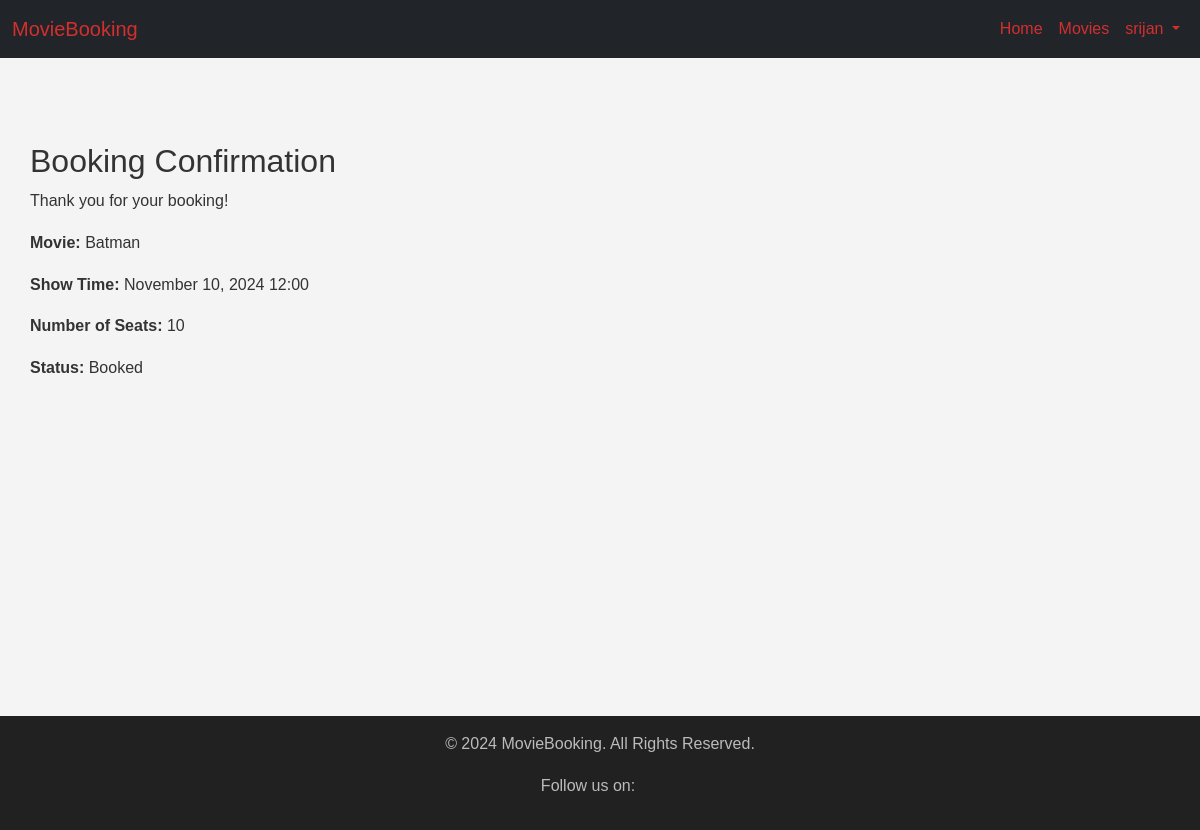
Page /booking-confirmation/1/ (signed in) on the committed database.
### users/models.py (models this page shows)
class CustomUser(AbstractUser):
    USER_TYPE_CHOICES = (
        ("customer", "Customer"),
        ("theatre", "Theatre"),
        ("superadmin", "Superadmin"),
    )
    user_type = models.CharField(choices=USER_TYPE_CHOICES, max_length=255)
    USERNAME_FIELD = "username"

### ticketbooking/models.py (models this page shows, shortened)
class ticket(models.Model):
    show = models.ForeignKey(show, on_delete=models.CASCADE)
    user = models.ForeignKey(CustomerUserProfile, on_delete=models.CASCADE)
    num_of_seats = models.IntegerField()
    status = models.CharField(max_length=20, default="Booked")
    time_of_booking = models.DateTimeField(default=timezone.now)

class show(models.Model):
    theatre = models.ForeignKey(TheatreUserProfile, on_delete=models.CASCADE, null=True)
    screen = models.ForeignKey(screen, on_delete=models.CASCADE)
    movie = models.ForeignKey(Movie, on_delete=models.CASCADE)
    show_time = models.DateTimeField()
    price = models.DecimalField(max_digits=10, decimal_places=2)
    available_seats = models.IntegerField(default=0)  # Available seats per show
    food_allowed = models.BooleanField(default=True)

### movies/models.py (models this page shows, shortened)
class Movie(models.Model):
    title = models.CharField(max_length=100)
    description = models.TextField(null=True, blank=True)
    genre = models.CharField(max_length=100)
    release_date = models.DateField()
    rating = models.FloatField(
        validators=[MinValueValidator(0), MaxValueValidator(10)],
        help_text="Rating must be between 0 and 10",
    )
    duration = models.IntegerField()
    director = models.CharField(max_length=100)

### ticketbooking/views.py (the view)
@login_required
def booking_confirmation(request, ticket_id):
    ticket_instance = get_object_or_404(
        ticket, id=ticket_id, user=request.user.customer_profile
    )
    return render(
        request, "ticketbooking/booking_confirmation.html", {"ticket": ticket_instance}
    )

### ticketbooking/templates/ticketbooking/booking_confirmation.html
{% extends 'dashboard/base.html' %}
{% block content %}
<div class="container mt-4">
    <h2>Booking Confirmation</h2>
    <p>Thank you for your booking!</p>
    <p><strong>Movie:</strong> {{ ticket.show.movie.title }}</p>
    <p><strong>Show Time:</strong> {{ ticket.show.show_time|date:"F d, Y H:i" }}</p>
    <p><strong>Number of Seats:</strong> {{ ticket.num_of_seats }}</p>
    <p><strong>Status:</strong> {{ ticket.status }}</p>
</div>
{% endblock %}

### dashboard/templates/dashboard/base.html (shortened to what this page needs)
{% load static %}
<!DOCTYPE html>
<html lang="en">
<head>
    <link href="https://cdn.jsdelivr.net/npm/bootstrap@5.3.0/dist/css/bootstrap.min.css" rel="stylesheet">
    <link rel="stylesheet" href="{% static 'css/styles.css' %}">
</head>
<body>
    <nav class="navbar navbar-expand-lg navbar-dark bg-dark">
        <div class="container-fluid">
            <a class="navbar-brand" href="#">MovieBooking</a>
            <div class="collapse navbar-collapse" id="navbarNav">
                <ul class="navbar-nav ms-auto">
                    <li class="nav-item">
                      <a class="nav-link active" href="{% url 'home' %}">Home</a>
                    </li>
                    <li class="nav-item">
                      <a class="nav-link" href="{% url 'browse-movies' %}">Movies</a>
                    </li>
                    {% if user.is_authenticated %}
                        <li class="nav-item dropdown">
                            <a class="nav-link dropdown-toggle" href="#" id="userDropdown" role="button" data-bs-toggle="dropdown" aria-expanded="false">
                                {{ user.username }}
                            </a>
                        </li>
                    {% endif %}
                </ul>
            </div>
        </div>
    </nav>
    <div class="container main-content">
        {% block content %}{% endblock %}
    </div>
    <footer>
        <p>&copy; 2024 MovieBooking. All Rights Reserved.</p>
        <p>Follow us on:
        </p>
    </footer>
</body>
</html>

### dashboard/static/dashboard/css/styles.css (style rules this page uses)
body { font-family: 'Arial', sans-serif; background-color: #f4f4f4; color: #333; line-height: 1.6; }
.container { max-width: 1200px; margin-top: 20px; padding: 0 15px; }
.navbar-dark { background-color: #212121; }
.navbar-brand, .nav-link { color: #d32f2f !important; }
footer { background-color: #212121; color: #bbb; padding: 15px 0; text-align: center; margin-top: auto; }
body { display: flex; flex-direction: column; min-height: 100vh; }
footer { margin-top: auto; }

### dashboard/templates/dashboard/base.html (style rules this page uses)
body { display: flex; flex-direction: column; min-height: 25vh; }
.main-content { flex: 1; padding-top: 5vh; }
footer { position: relative; top: 40vh; width: 100%; background-color: #212121; color: #bbb; text-align: center; padding: 15px 0; margin-top: auto; }

### rows in the picture
CustomUser: username "srijan"
ticket: show.movie "Batman", show.show_time "November 10, 2024 12:00", num_of_seats "10", status "Booked"
